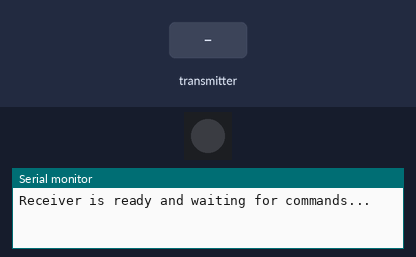
A sketch run on a simulated ESP32-S3. Parts: 1 RGB LEDs in strip order, left to right, the last lines printed to the serial monitor. Inputs (shaded band) come from the test bench. Dim RGB values are drawn brighter than linear.

Above: at 1.2 s.
1.3 s: the transmitter starts sending r = 64
At 2.5 s:
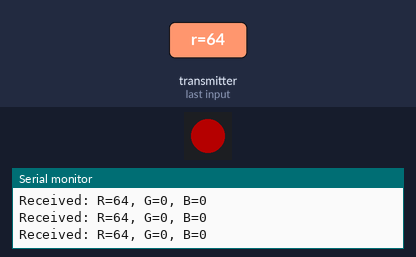
2.8 s: the transmitter starts sending g = 64
At 3.7 s:
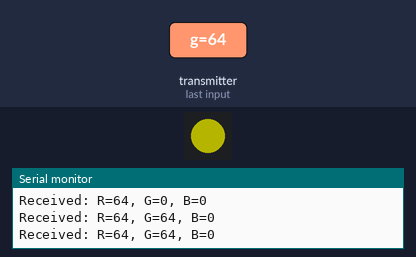
4.3 s: the transmitter starts sending b = 64
At 4.9 s:
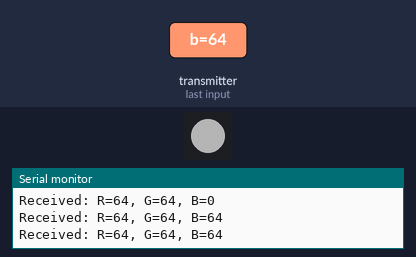
5.8 s: the transmitter starts sending r = 0
At 7.0 s:
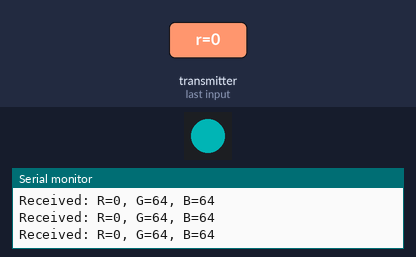
7.3 s: the transmitter starts sending g = 0
At 8.3 s:
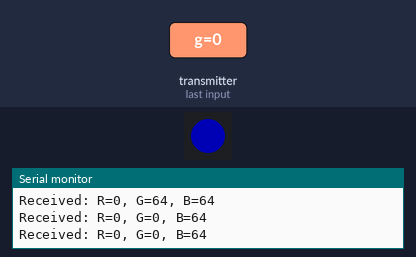
8.8 s: the transmitter starts sending r = 128
At 9.5 s:
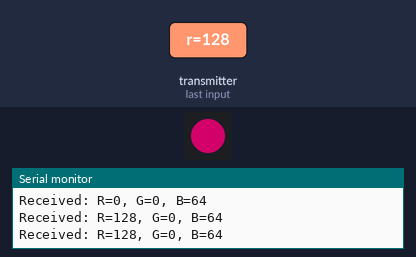
Timing chart, 0 to 11.3 s (numbered marks = the images above; inputs shaded):
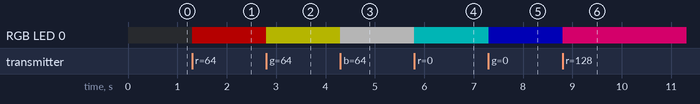

The sketch:

espNowReceiver.ino
```cpp
#include <WiFi.h>
#include <esp_now.h>
#include <Adafruit_NeoPixel.h>

#define LED_PIN 38   // Pin where the RGB LED is connected.
#define LED_COUNT 1  // We are controlling a single LED.

// Create an instance for the Neopixel.
Adafruit_NeoPixel strip(LED_COUNT, LED_PIN, NEO_GRB + NEO_KHZ800);

// Define the structure for the incoming RGB data.
typedef struct rgb_message {
  uint8_t r;
  uint8_t g;
  uint8_t b;
} rgb_message;

// Updated callback function with the new signature.
void onReceiveData(const esp_now_recv_info_t *recv_info, const uint8_t *data, int len) {
  if (len != sizeof(rgb_message)) {
    Serial.println("Received message size mismatch");
    return;
  }

  rgb_message msg;
  memcpy(&msg, data, sizeof(msg));
  Serial.printf("Received: R=%d, G=%d, B=%d\n", msg.r, msg.g, msg.b);

  // Set the RGB LED color.
  strip.setPixelColor(0, strip.Color(msg.r, msg.g, msg.b));
  strip.show();
}

void setup() {
  Serial.begin(115200);
  while (!Serial); // Wait for serial connection (if needed)

  // Initialize the Neopixel.
  strip.begin();
  strip.show(); // Turn off LED initially

  // Set Wi-Fi to station mode for ESP‑NOW operation.
  WiFi.mode(WIFI_STA);

  // Initialize ESP‑NOW.
  if (esp_now_init() != ESP_OK) {
    Serial.println("Error initializing ESP‑NOW");
    return;
  }

  // Register the receive callback function with the updated signature.
  esp_now_register_recv_cb(onReceiveData);

  Serial.println("Receiver is ready and waiting for commands...");
}

void loop() {
  // The loop can remain empty since actions are handled in the callback.
}
```

Measured:
- after the input at 1.3 s, RGB LED 0: off → RGB(64, 0, 0) at once
- after the input at 2.8 s, RGB LED 0: RGB(64, 0, 0) → RGB(64, 64, 0) at once
- after the input at 4.3 s, RGB LED 0: RGB(64, 64, 0) → RGB(64, 64, 64) at once
- after the input at 5.8 s, RGB LED 0: RGB(64, 64, 64) → RGB(0, 64, 64) at once
- after the input at 7.3 s, RGB LED 0: RGB(0, 64, 64) → RGB(0, 0, 64) at once
- after the input at 8.8 s, RGB LED 0: RGB(0, 0, 64) → RGB(128, 0, 64) at once
